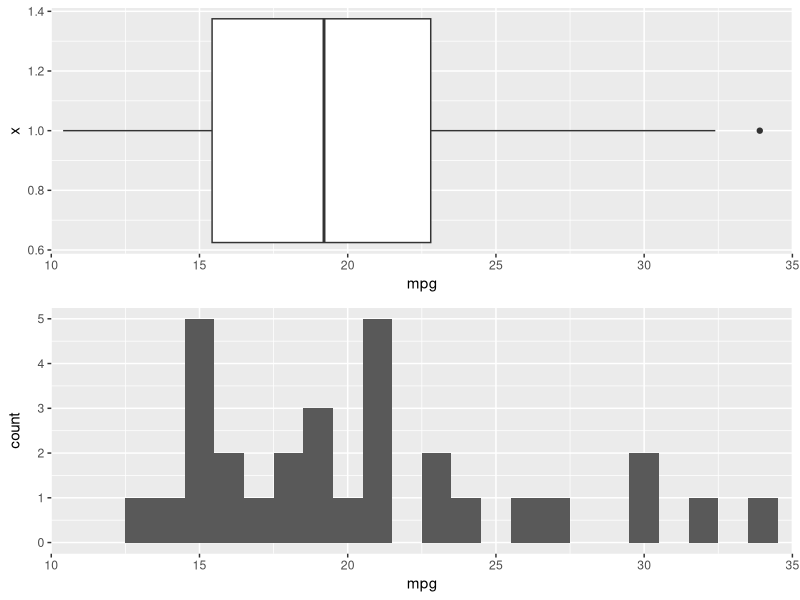
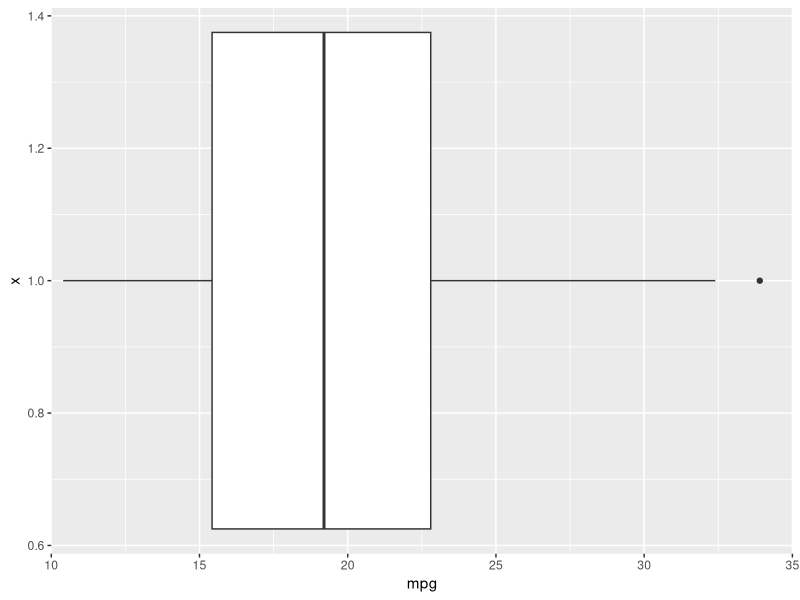
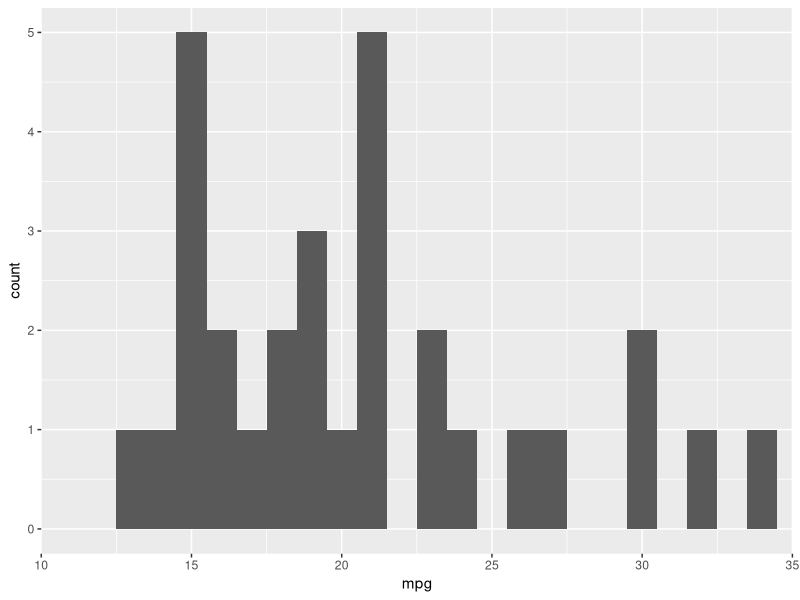

Generate these figures, in order, with R:
# ggplot
#https://stackoverflow.com/questions/4551582/combination-boxplot-and-histogram-using-ggplot2
# box and histogram together

require(ggplot2)
require(grid)
library(grid)
g1 <- ggplot(data = mtcars, aes(x = 1, y = mpg)) +  geom_boxplot( ) +   coord_flip() +  scale_y_continuous(expand = c(0,0), limit = c(10, 35))
g2 <- ggplot(data = mtcars, aes(x = mpg)) + geom_histogram(binwidth = 1) +  scale_x_continuous(expand = c(0,0), limit = c(10, 35))
grid.draw(rbind(ggplotGrob(g1),  ggplotGrob(g2), size = "first"))
?grid.draw
g1
g2
?rbind
